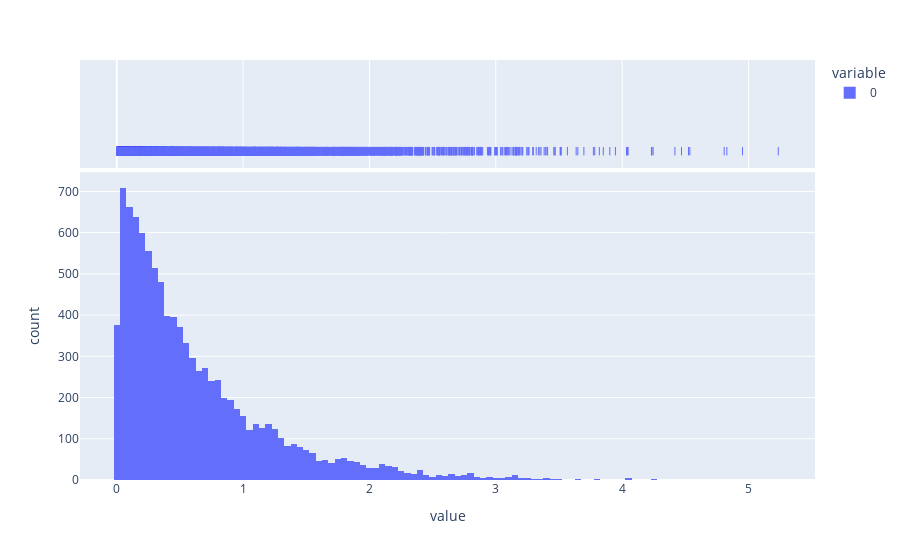

Source (notebook cell):
### Markdown cell above
<br><br><center> <h1><font size=6>1. Uniform to Exponential Distribution </font></h1>

### Code cell
def make_exponential(U, _lambda=1.6):
    exp_numbers = []
    transformer = lambda u : (-math.log(u, math.exp(1)) / _lambda)
    for u in U:
        exp_numbers.append(transformer(u))

    return exp_numbers


X = random_uniforms(10000)
Xexp = make_exponential(X)
px.histogram(Xexp, marginal="rug")

### Figure 1 — Plotly figure (JSON) as saved in the notebook; plotly's stock layout.template omitted (floating-point values rounded to 4 significant figures; data arrays with more than 128 entries replaced by an {"elided": "..."} marker saying what was removed)
{"data": [{"alignmentgroup": "True", "bingroup": "x", "hovertemplate": "variable=0<br>value=%{x}<br>count=%{y}<extra></extra>", "legendgroup": "0", "marker": {"color": "#636efa", "pattern": {"shape": ""}}, "name": "0", "offsetgroup": "0", "orientation": "v", "showlegend": true, "type": "histogram", "x": {"elided": "10000 float values"}, "xaxis": "x", "yaxis": "y"}, {"alignmentgroup": "True", "boxpoints": "all", "fillcolor": "rgba(255,255,255,0)", "hoveron": "points", "hovertemplate": "variable=0<br>value=%{x}<extra></extra>", "jitter": 0, "legendgroup": "0", "line": {"color": "rgba(255,255,255,0)"}, "marker": {"color": "#636efa", "symbol": "line-ns-open"}, "name": "0", "offsetgroup": "0", "showlegend": false, "type": "box", "x": {"elided": "10000 float values"}, "xaxis": "x2", "yaxis": "y2"}], "layout": {"barmode": "relative", "legend": {"title": {"text": "variable"}, "tracegroupgap": 0}, "margin": {"t": 60}, "xaxis": {"anchor": "y", "domain": [0, 1], "title": {"text": "value"}}, "xaxis2": {"anchor": "y2", "domain": [0, 1], "matches": "x", "showgrid": true, "showticklabels": false}, "yaxis": {"anchor": "x", "domain": [0, 0.7326], "title": {"text": "count"}}, "yaxis2": {"anchor": "x2", "domain": [0.7426, 1], "matches": "y2", "showgrid": false, "showline": false, "showticklabels": false, "ticks": ""}}}
